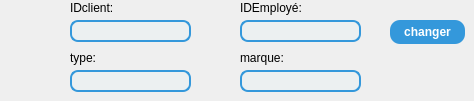
        <widget class="QWidget" name="page_7">
         <widget class="QComboBox" name="idclientc">
          <property name="geometry">
           <rect>
            <x>70</x>
            <y>20</y>
            <width>121</width>
            <height>22</height>
           </rect>
          </property>
          <property name="styleSheet">
           <string notr="true">QComboBox {
    border: 2px solid #3498db;
    border-radius: 8px;
    padding: 4px;
    background-color: #ecf0f1;
    color: #2c3e50;
    font-size: 8pt;
    min-width: 6em;
}

QComboBox:focus {
    border: 2px solid #2980b9;
    background-color: #ffffff;
}

QComboBox::drop-down {
    border: none;
    width: 20px;
}

QComboBox::down-arrow {
    image: none;
    border-left: 5px solid transparent;
    border-right: 5px solid transparent;
    border-top: 5px solid #3498db;
    width: 0px;
    height: 0px;
}

QComboBox QAbstractItemView {
    border: 2px solid #3498db;
    border-radius: 8px;
    background-color: white;
    selection-background-color: #3498db;
    selection-color: white;
}</string>
          </property>
         </widget>
         <widget class="QComboBox" name="idemployec">
          <property name="geometry">
           <rect>
            <x>240</x>
            <y>20</y>
            <width>121</width>
            <height>22</height>
           </rect>
          </property>
          <property name="styleSheet">
           <string notr="true">QComboBox {
    border: 2px solid #3498db;
    border-radius: 8px;
    padding: 4px;
    background-color: #ecf0f1;
    color: #2c3e50;
    font-size: 8pt;
    min-width: 6em;
}

QComboBox:focus {
    border: 2px solid #2980b9;
    background-color: #ffffff;
}

QComboBox::drop-down {
    border: none;
    width: 20px;
}

QComboBox::down-arrow {
    image: none;
    border-left: 5px solid transparent;
    border-right: 5px solid transparent;
    border-top: 5px solid #3498db;
    width: 0px;
    height: 0px;
}

QComboBox QAbstractItemView {
    border: 2px solid #3498db;
    border-radius: 8px;
    background-color: white;
    selection-background-color: #3498db;
    selection-color: white;
}</string>
          </property>
         </widget>
         <widget class="QLabel" name="label_57">
          <property name="geometry">
           <rect>
            <x>70</x>
            <y>0</y>
            <width>81</width>
            <height>16</height>
           </rect>
          </property>
          <property name="text">
           <string>IDclient:</string>
          </property>
         </widget>
         <widget class="QLabel" name="label_60">
          <property name="geometry">
           <rect>
            <x>240</x>
            <y>0</y>
            <width>81</width>
            <height>16</height>
           </rect>
          </property>
          <property name="text">
           <string>IDEmployé:</string>
          </property>
         </widget>
         <widget class="QPushButton" name="update">
          <property name="geometry">
           <rect>
            <x>390</x>
            <y>20</y>
            <width>75</width>
            <height>24</height>
           </rect>
          </property>
          <property name="styleSheet">
           <string notr="true">QPushButton {
    background-color: #3498db;
    color: white;
    border-radius: 10px;
    font-weight: bold;
    padding: 5px 10px;
}

QPushButton:hover {
    background-color: #2980b9;
}

QPushButton:pressed {
    background-color: #1c5980;
}
</string>
          </property>
          <property name="text">
           <string>changer</string>
          </property>
         </widget>
         <widget class="QComboBox" name="typec">
          <property name="geometry">
           <rect>
            <x>70</x>
            <y>70</y>
            <width>121</width>
            <height>22</height>
           </rect>
          </property>
          <property name="styleSheet">
           <string notr="true">QComboBox {
    border: 2px solid #3498db;
    border-radius: 8px;
    padding: 4px;
    background-color: #ecf0f1;
    color: #2c3e50;
    font-size: 8pt;
    min-width: 6em;
}

QComboBox:focus {
    border: 2px solid #2980b9;
    background-color: #ffffff;
}

QComboBox::drop-down {
    border: none;
    width: 20px;
}

QComboBox::down-arrow {
    image: none;
    border-left: 5px solid transparent;
    border-right: 5px solid transparent;
    border-top: 5px solid #3498db;
    width: 0px;
    height: 0px;
}

QComboBox QAbstractItemView {
    border: 2px solid #3498db;
    border-radius: 8px;
    background-color: white;
    selection-background-color: #3498db;
    selection-color: white;
}</string>
          </property>
         </widget>
         <widget class="QComboBox" name="marquec">
          <property name="geometry">
           <rect>
            <x>240</x>
            <y>70</y>
            <width>121</width>
            <height>22</height>
           </rect>
          </property>
          <property name="styleSheet">
           <string notr="true">QComboBox {
    border: 2px solid #3498db;
    border-radius: 8px;
    padding: 4px;
    background-color: #ecf0f1;
    color: #2c3e50;
    font-size: 8pt;
    min-width: 6em;
}

QComboBox:focus {
    border: 2px solid #2980b9;
    background-color: #ffffff;
}

QComboBox::drop-down {
    border: none;
    width: 20px;
}

QComboBox::down-arrow {
    image: none;
    border-left: 5px solid transparent;
    border-right: 5px solid transparent;
    border-top: 5px solid #3498db;
    width: 0px;
    height: 0px;
}

QComboBox QAbstractItemView {
    border: 2px solid #3498db;
    border-radius: 8px;
    background-color: white;
    selection-background-color: #3498db;
    selection-color: white;
}</string>
          </property>
         </widget>
         <widget class="QLabel" name="label_61">
          <property name="geometry">
           <rect>
            <x>240</x>
            <y>50</y>
            <width>91</width>
            <height>16</height>
           </rect>
          </property>
          <property name="text">
           <string>marque:</string>
          </property>
         </widget>
         <widget class="QLabel" name="label_65">
          <property name="geometry">
           <rect>
            <x>70</x>
            <y>50</y>
            <width>101</width>
            <height>16</height>
           </rect>
          </property>
          <property name="text">
           <string>type:</string>
          </property>
         </widget>
        </widget>
